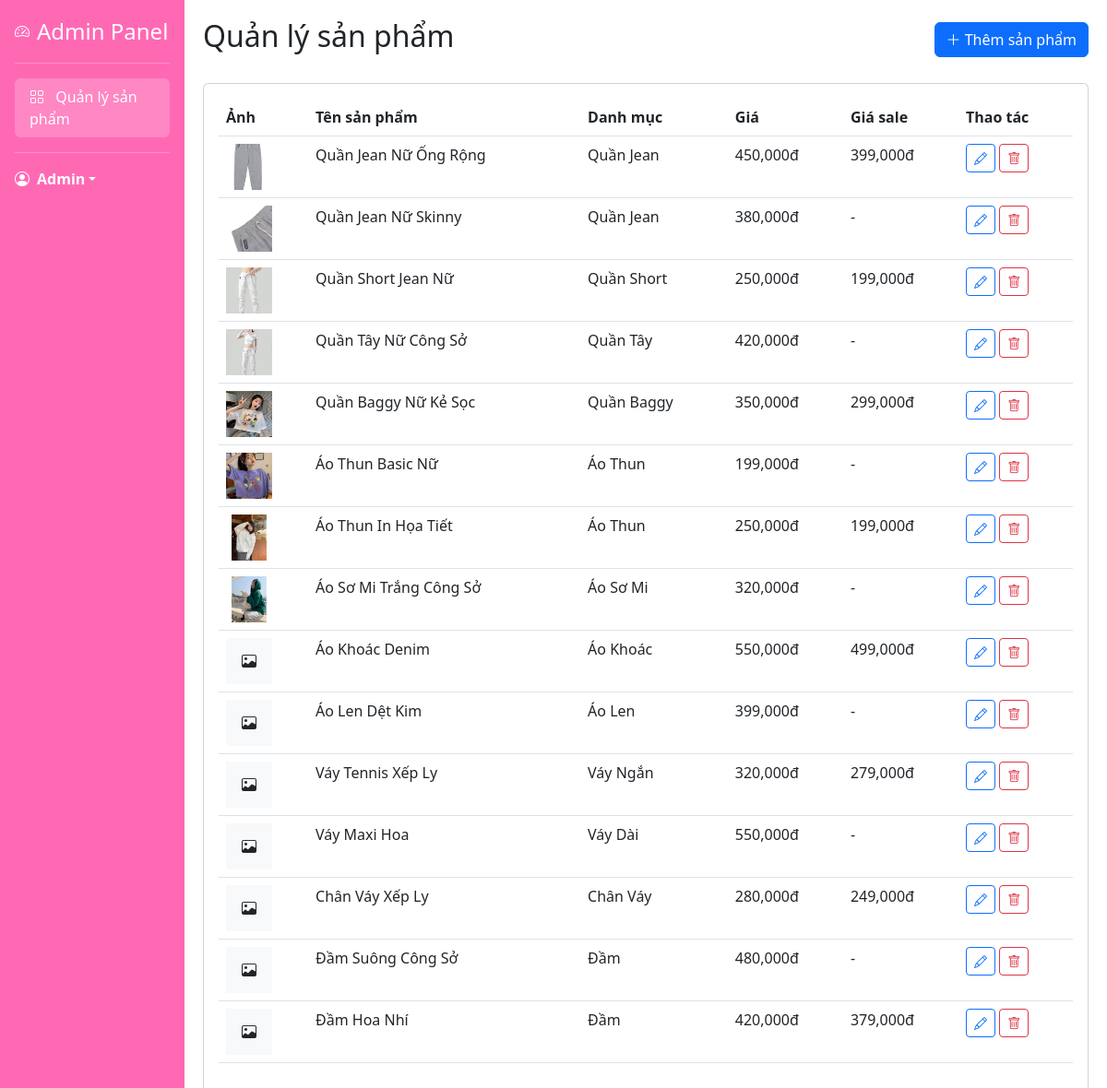
/admin/index.php (signed in), run on the app's committed database.
### tables this page shows
CREATE TABLE `products` (
  `id` int NOT NULL AUTO_INCREMENT,
  `category_id` int DEFAULT NULL,
  `name` varchar(200) NOT NULL,
  `description` text,
  `price` decimal(10,2) NOT NULL,
  `sale_price` decimal(10,2) DEFAULT NULL,
  `stock` int DEFAULT '0',
  `featured` tinyint(1) DEFAULT '0',
  `views` int DEFAULT '0',
  `created_at` timestamp NULL DEFAULT CURRENT_TIMESTAMP,
  PRIMARY KEY (`id`),
  KEY `category_id` (`category_id`)
);

CREATE TABLE `product_images` (
  `id` int NOT NULL AUTO_INCREMENT,
  `product_id` int NOT NULL,
  `image_path` varchar(255) NOT NULL,
  `is_main` tinyint(1) DEFAULT '0',
  PRIMARY KEY (`id`),
  KEY `product_id` (`product_id`)
);

CREATE TABLE `categories` (
  `id` int NOT NULL AUTO_INCREMENT,
  `name` varchar(100) NOT NULL,
  `description` text,
  `parent_id` int DEFAULT NULL,
  `created_at` timestamp NULL DEFAULT CURRENT_TIMESTAMP,
  PRIMARY KEY (`id`),
  KEY `parent_id` (`parent_id`)
);

### admin/index.php (the view, shortened to what this page needs)
<?php
require_once '../config/database.php';
require_once 'includes/header.php';
require_once 'includes/sidebar.php';
$sql = "SELECT p.*, c.name as category_name, pi.image_path
        FROM products p
        LEFT JOIN categories c ON p.category_id = c.id
        LEFT JOIN product_images pi ON p.id = pi.product_id AND pi.is_main = 1
        ORDER BY p.created_at DESC";
$result = mysqli_query($conn, $sql);
?>
<div class="col-md-9 col-lg-10 content">
    <div class="d-flex justify-content-between align-items-center mb-4">
        <h2>Quản lý sản phẩm</h2>
        <a href="add.php" class="btn btn-primary">
            <i class="bi bi-plus-lg"></i> Thêm sản phẩm
        </a>
    </div>
    <div class="card">
        <div class="card-body">
            <div class="table-responsive">
                <table class="table table-hover">
                    <thead>
                        <tr>
                            <th>Ảnh</th>
                            <th>Tên sản phẩm</th>
                            <th>Danh mục</th>
                            <th>Giá</th>
                            <th>Giá sale</th>
                            <th>Thao tác</th>
                        </tr>
                    </thead>
                    <tbody>
                        <?php while ($product = mysqli_fetch_assoc($result)): ?>
                            <tr>
                                <td>
                                    <?php if ($product['image_path']): ?>
                                        <img src="../assets/images/products/<?php echo $product['image_path']; ?>"
                                             alt="<?php echo $product['name']; ?>"
                                             style="width: 50px; height: 50px; object-fit: cover;">
                                    <?php else: ?>
                                        <div class="bg-light text-center" style="width: 50px; height: 50px; line-height: 50px;">
                                            <i class="bi bi-image"></i>
                                        </div>
                                    <?php endif; ?>
                                </td>
                                <td><?php echo $product['name']; ?></td>
                                <td><?php echo $product['category_name']; ?></td>
                                <td><?php echo number_format($product['price']); ?>đ</td>
                                <td>
                                    <?php echo $product['sale_price'] ? number_format($product['sale_price']) . 'đ' : '-'; ?>
                                </td>
                                <td>
                                    <a href="edit.php?id=<?php echo $product['id']; ?>"
                                       class="btn btn-sm btn-outline-primary">
                                        <i class="bi bi-pencil"></i>
                                    </a>
                                    <a href="delete.php?id=<?php echo $product['id']; ?>"
                                       class="btn btn-sm btn-outline-danger"
                                       onclick="return confirm('Bạn có chắc muốn xóa sản phẩm này?')">
                                        <i class="bi bi-trash"></i>
                                    </a>
                                </td>
                            </tr>
                        <?php endwhile; ?>
                    </tbody>
                </table>
            </div>
        </div>
    </div>
</div>
<?php require_once 'includes/footer.php'; ?>

### admin/includes/header.php (style rules this page uses)
.content { padding: 20px; }

### data on the page
products: product_images.image_path (picture), name "Quần Jean Nữ Ống Rộng", category.name "Quần Jean", price "450,000", sale_price "399,000"
products: product_images.image_path (picture), name "Quần Jean Nữ Skinny", category.name "Quần Jean", price "380,000"
products: product_images.image_path (picture), name "Quần Short Jean Nữ", category.name "Quần Short", price "250,000", sale_price "199,000"
products: product_images.image_path (picture), name "Quần Tây Nữ Công Sở", category.name "Quần Tây", price "420,000"
products: product_images.image_path (picture), name "Quần Baggy Nữ Kẻ Sọc", category.name "Quần Baggy", price "350,000", sale_price "299,000"
products: product_images.image_path (picture), name "Áo Thun Basic Nữ", category.name "Áo Thun", price "199,000"
products: product_images.image_path (picture), name "Áo Thun In Họa Tiết", category.name "Áo Thun", price "250,000", sale_price "199,000"
products: product_images.image_path (picture), name "Áo Sơ Mi Trắng Công Sở", category.name "Áo Sơ Mi", price "320,000"
products: name "Áo Khoác Denim", category.name "Áo Khoác", price "550,000", sale_price "499,000"
products: name "Áo Len Dệt Kim", category.name "Áo Len", price "399,000"
products: name "Váy Tennis Xếp Ly", category.name "Váy Ngắn", price "320,000", sale_price "279,000"
products: name "Váy Maxi Hoa", category.name "Váy Dài", price "550,000"
products: name "Chân Váy Xếp Ly", category.name "Chân Váy", price "280,000", sale_price "249,000"
products: name "Đầm Suông Công Sở", category.name "Đầm", price "480,000"
products: name "Đầm Hoa Nhí", category.name "Đầm", price "420,000", sale_price "379,000"

### other printed values
$_SESSION['user_name'] "Admin"
